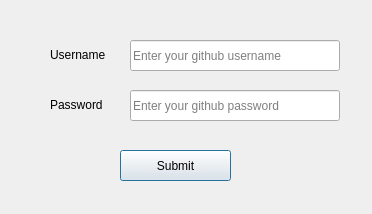
<?xml version="1.0" encoding="UTF-8"?>
<ui version="4.0">
 <class>Dialog</class>
 <widget class="QDialog" name="Dialog">
  <property name="windowModality">
   <enum>Qt::WindowModal</enum>
  </property>
  <property name="geometry">
   <rect>
    <x>0</x>
    <y>0</y>
    <width>372</width>
    <height>214</height>
   </rect>
  </property>
  <property name="windowTitle">
   <string>Git Login</string>
  </property>
  <property name="inputMethodHints">
   <set>Qt::ImhHiddenText</set>
  </property>
  <property name="modal">
   <bool>false</bool>
  </property>
  <widget class="QPushButton" name="submitBtn">
   <property name="geometry">
    <rect>
     <x>120</x>
     <y>150</y>
     <width>111</width>
     <height>31</height>
    </rect>
   </property>
   <property name="text">
    <string>Submit</string>
   </property>
  </widget>
  <widget class="QLabel" name="label">
   <property name="geometry">
    <rect>
     <x>50</x>
     <y>45</y>
     <width>81</width>
     <height>20</height>
    </rect>
   </property>
   <property name="text">
    <string>Username</string>
   </property>
  </widget>
  <widget class="QLabel" name="label_2">
   <property name="geometry">
    <rect>
     <x>50</x>
     <y>95</y>
     <width>81</width>
     <height>20</height>
    </rect>
   </property>
   <property name="text">
    <string>Password</string>
   </property>
  </widget>
  <widget class="QLineEdit" name="textName">
   <property name="geometry">
    <rect>
     <x>130</x>
     <y>40</y>
     <width>210</width>
     <height>31</height>
    </rect>
   </property>
   <property name="echoMode">
    <enum>QLineEdit::Normal</enum>
   </property>
   <property name="placeholderText">
    <string>Enter your github username</string>
   </property>
  </widget>
  <widget class="QLineEdit" name="textPassword">
   <property name="geometry">
    <rect>
     <x>130</x>
     <y>90</y>
     <width>210</width>
     <height>31</height>
    </rect>
   </property>
   <property name="echoMode">
    <enum>QLineEdit::Password</enum>
   </property>
   <property name="placeholderText">
    <string>Enter your github password</string>
   </property>
  </widget>
 </widget>
 <resources/>
 <connections/>
</ui>
